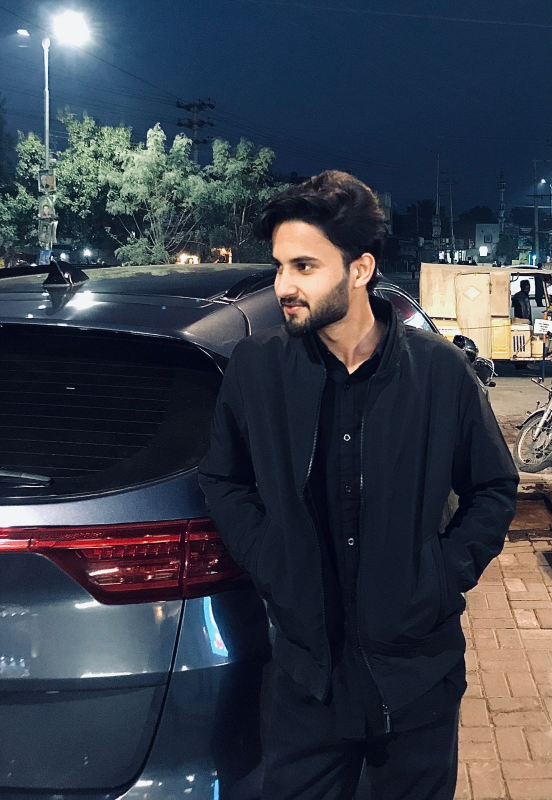
#> input picture Image Resizer Tool/images/HUssain2.jpg, 1104 x 1600 px (shown at 1/2 size); its folder holds 2 pictures in this run
$ python script.py
#> lines starting #> are read from the running program, lines starting #| are printed output that depends on the picture
import os
from PIL import Image

input_folder = 'images'
output_folder = 'resized'

new_size = (800, 600)

if not os.path.exists(output_folder):
    os.makedirs(output_folder)

for filename in os.listdir(input_folder):
    if filename.lower().endswith(('.png', '.jpg', '.jpeg', '.bmp', '.gif')):
        img_path = os.path.join(input_folder, filename)
        img = Image.open(img_path)
#> img is the input picture: PIL image 1104x1600 RGB; mean R, G, B 55.3, 61.6, 73.2

        img_resized = img.resize(new_size)
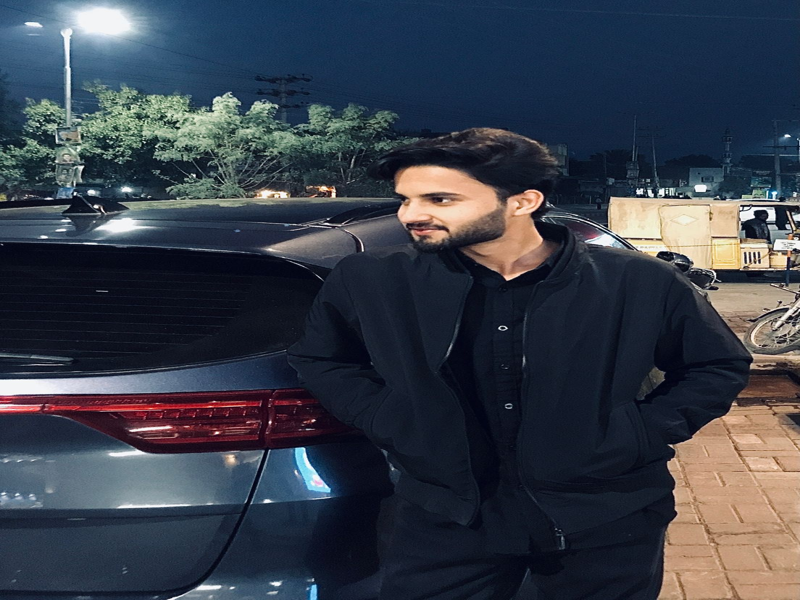
#> img_resized: PIL image 800x600 RGB; mean R, G, B 55.3, 61.6, 73.1
        save_path = os.path.join(output_folder, filename)
        img_resized.save(save_path)
        print(f"Resized and saved: {filename}")
#> pass 2 of the loop `for filename in os.listdir(input_folder):`:
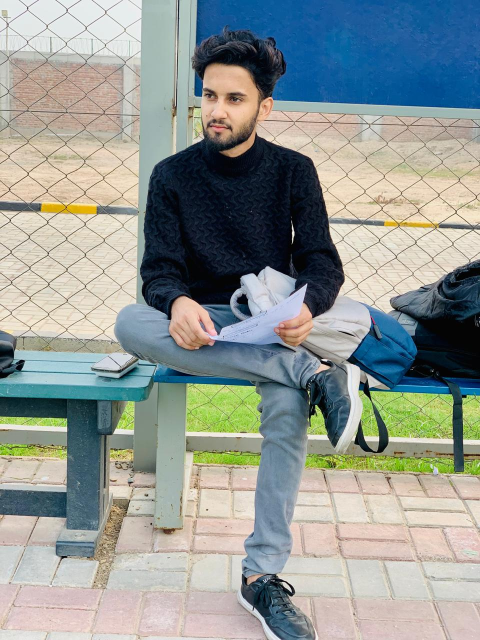
#> input picture Image Resizer Tool/images/profile.jpg, 960 x 1280 px (shown at 1/2 size)
#> img is the input picture: PIL image 960x1280 RGB; mean R, G, B 144.1, 151.8, 148.2
#> `img_resized = img.resize(new_size)`:
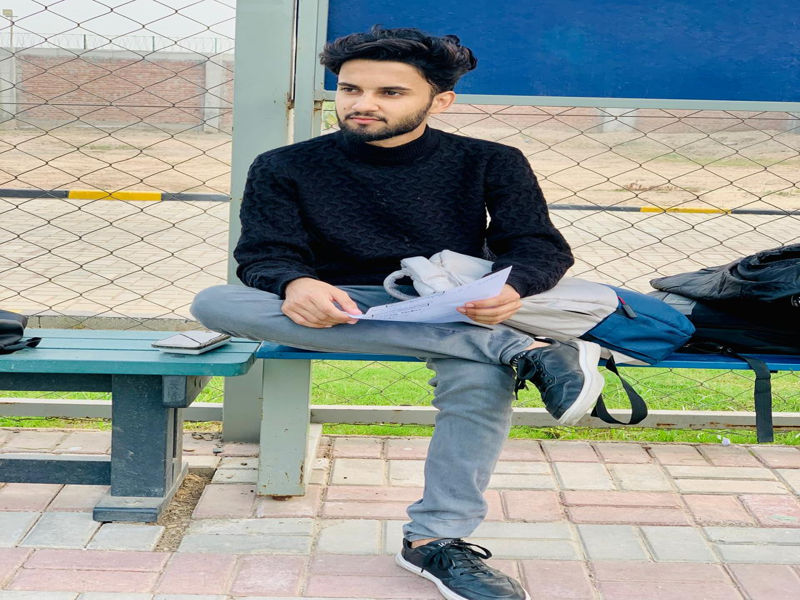
#> img_resized: PIL image 800x600 RGB; mean R, G, B 144.1, 151.8, 148.2

print("✅ All images have been resized and saved.")
